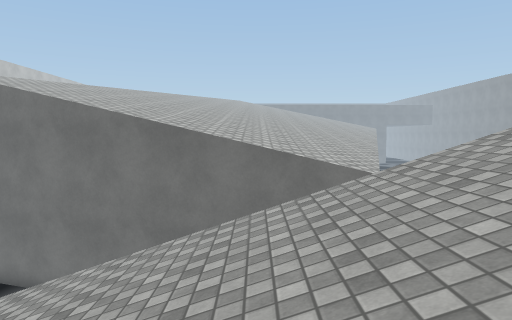
view 1 (above)

21 first-person views from a walk through a 3-D level made in the Unity game engine. The camera is 1.4 m above the floor, tilts 4° down and sees 70° across. The floor is counted in squares, 1 m on a side. Each view is taken from the middle of a square. On the plan, view 1 faces up. The plan holds only what a view shows up to about 16 squares ahead; the rest is blank. The place goes on beyond the plan. Some animated figures are left out. Some surface patterns are stand-ins.

view 2
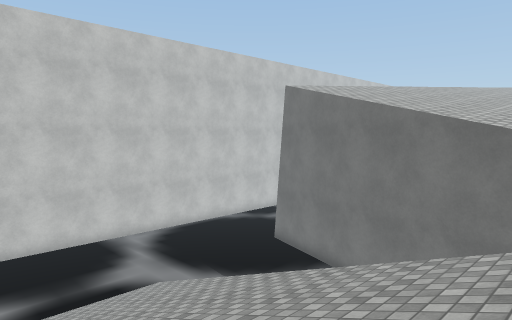

view 3
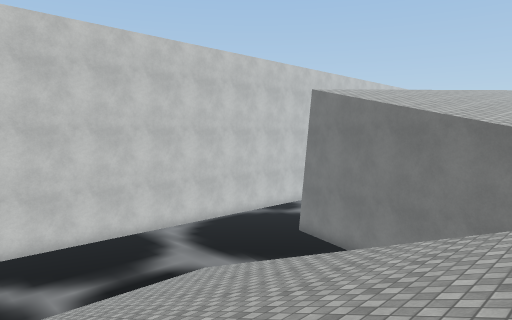

view 4
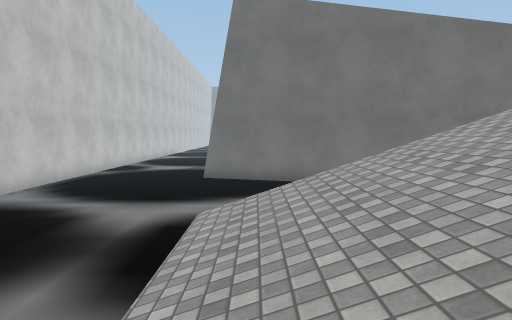

view 5
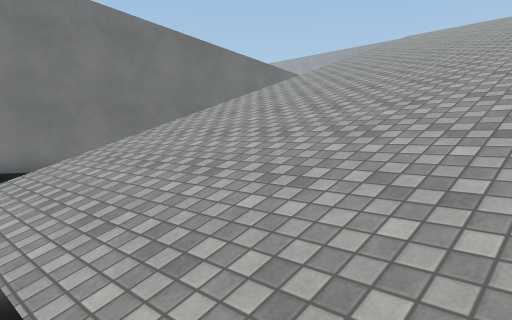

view 6
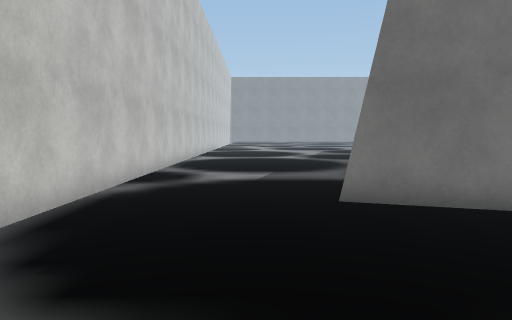

view 7
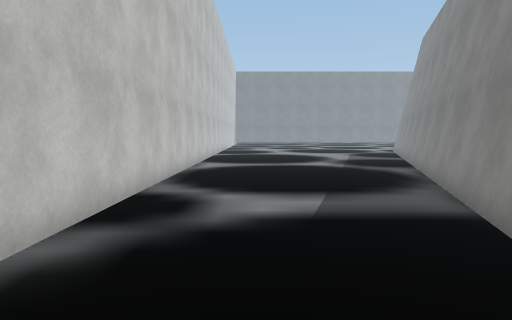

view 8
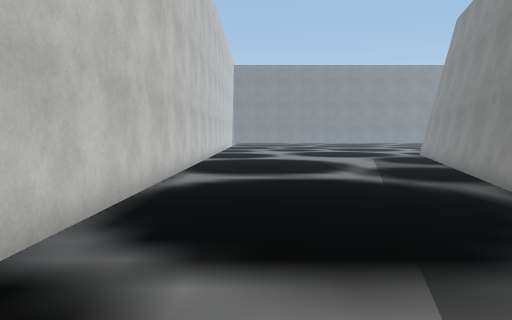

view 9
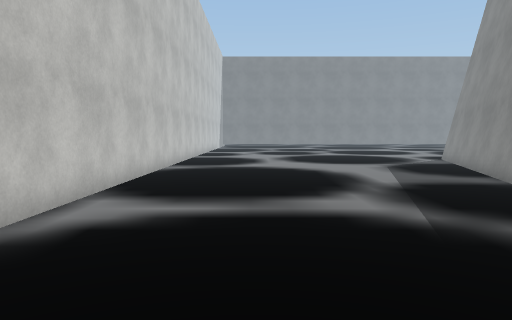

view 10
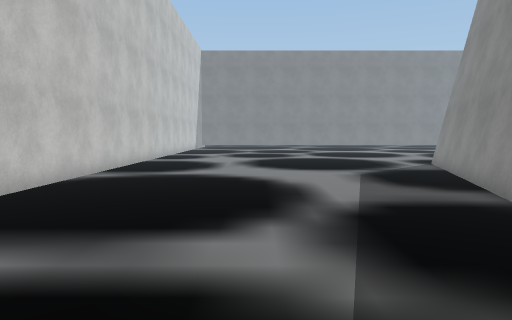

view 11
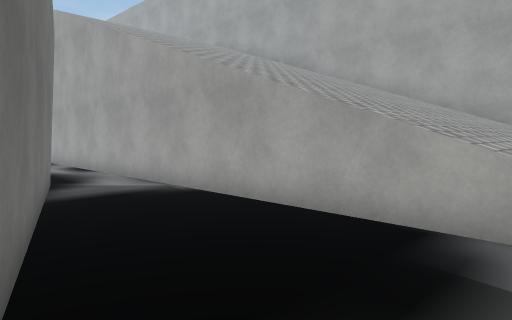

view 12
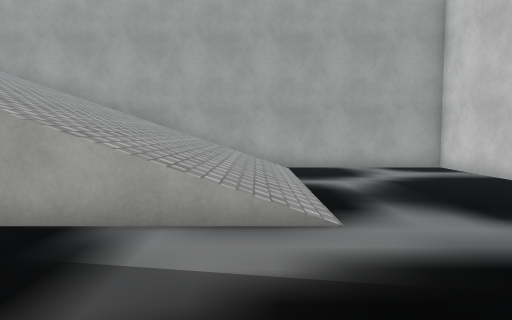

view 13
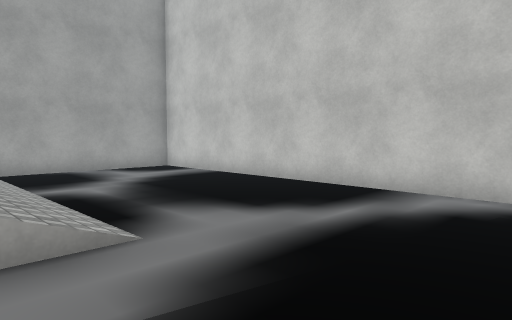

view 14
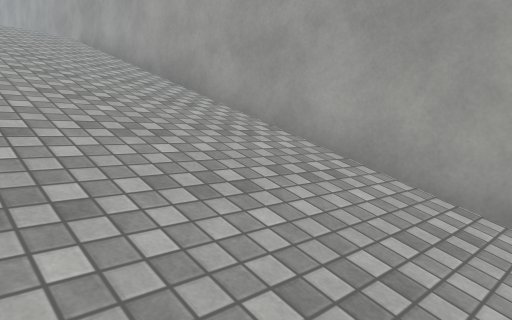

view 15
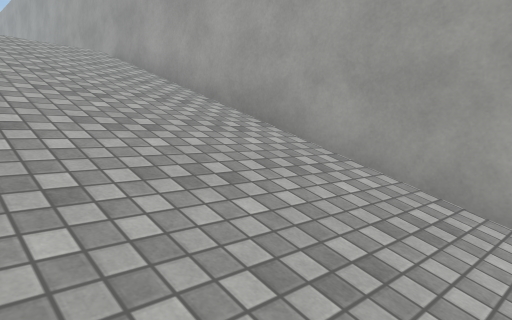

view 16
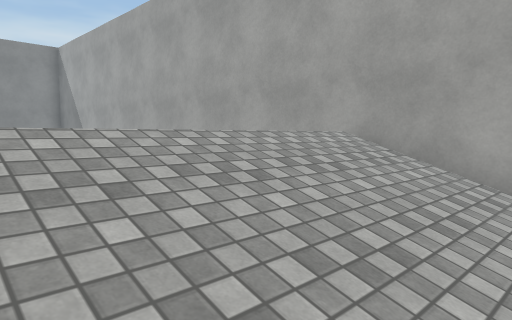

view 17
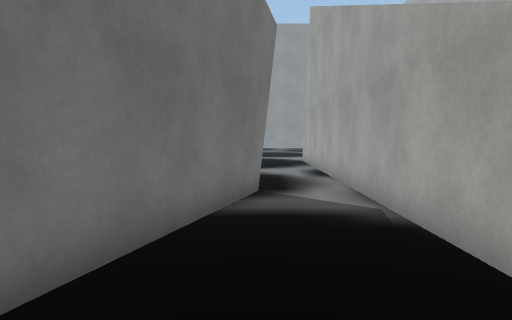

view 18
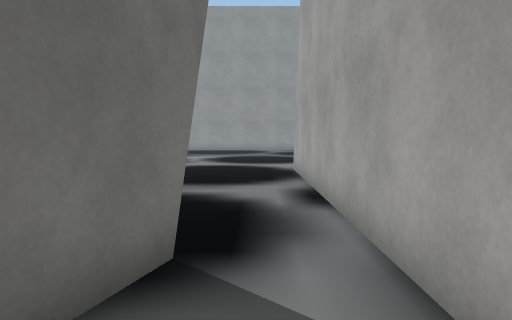

view 19
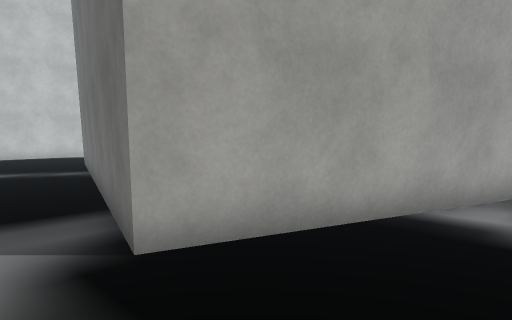

view 20
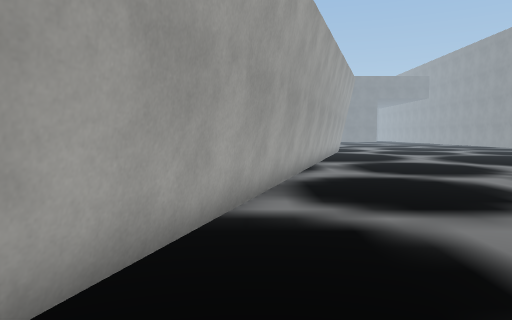

view 21
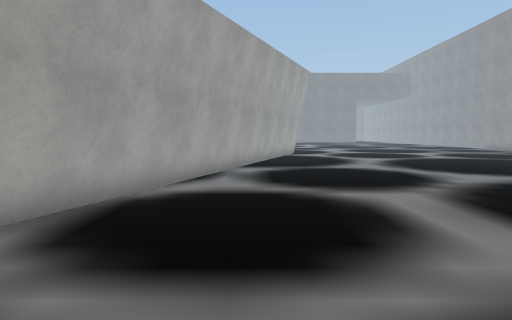

### Floor plan
Key: @ floor where view 1 was taken; # wall or solid block; . floor; / step, stairs or slope; = window, fence, low wall or low ledge; v drop or lower ground.
Columns run from 18 left of view 1 to 15 right of it. Each row starts with its distance up from view 1.
 40 #.............#
 39 #.............#
 38 #.............#
 37 #............##
 36 #............#
 35 #............#
 34 #...........##
 33 #...........#
 32 #...........#
 31 #..........##
 30 #..........#
 29 #..........#
 28 #.........##
 27 #.........#
 26 #.........#              ##.......
 25 #.........#              #........
 24 #........##              #........
 23 #........#              ##........
 22 #........#              #.........
 21 #.......##              #.........
 20 #.......#              ##.........
 19 #.......#              #.........
 18 #......##              #.........
 17 #......#              ##........
 16 #......#              ##.......
 15 #.....                #........
 14 #.....#               #.......
 13 #.....#####          ##......
 12 #.........####       #.....
 11 #............####    #  ..    ...
 10 #...............######  .........
  9 #..................##............
  8 #................................
  7 #................................
  6 #......///////////////////// ##=
  5 #......///////////////////
  4 #......////////////////// //
  3 #......///////////////// ////
  2 #......//////////////////////
  1 #......//////////////////////
  0 #......///////////@//////////
 -1 #......//////////////////////
 -2 #......//////////////////////
 -3 #......///vvvvvvvvvvvvvvvvvvv
 -4 ##############################

Where each view was taken, in squares from view 1:
view 1: 0 up, 0 right, facing up
view 2: 0 up, 0 right, facing up-left
view 3: 2 down, 0 right, facing up-left
view 4: 2 down, 10 left, facing up
view 5: 3 down, 12 left, facing up-right
view 6: 6 up, 14 left, facing up
view 7: 11 up, 15 left, facing up
view 8: 16 up, 15 left, facing up
view 9: 21 up, 14 left, facing up
view 10: 24 up, 12 left, facing up
view 11: 12 up, 9 left, facing down-right
view 12: 12 up, 10 left, facing down
view 13: 11 up, 9 left, facing down-left
view 14: 2 up, 5 left, facing down-right
view 15: 2 up, 2 left, facing down-right
view 16: 4 up, 6 right, facing down-right
view 17: 9 up, 7 left, facing right
view 18: 8 up, 2 left, facing right
view 19: 7 up, 6 right, facing up-left
view 20: 7 up, 4 right, facing up
view 21: 10 up, 8 right, facing up
